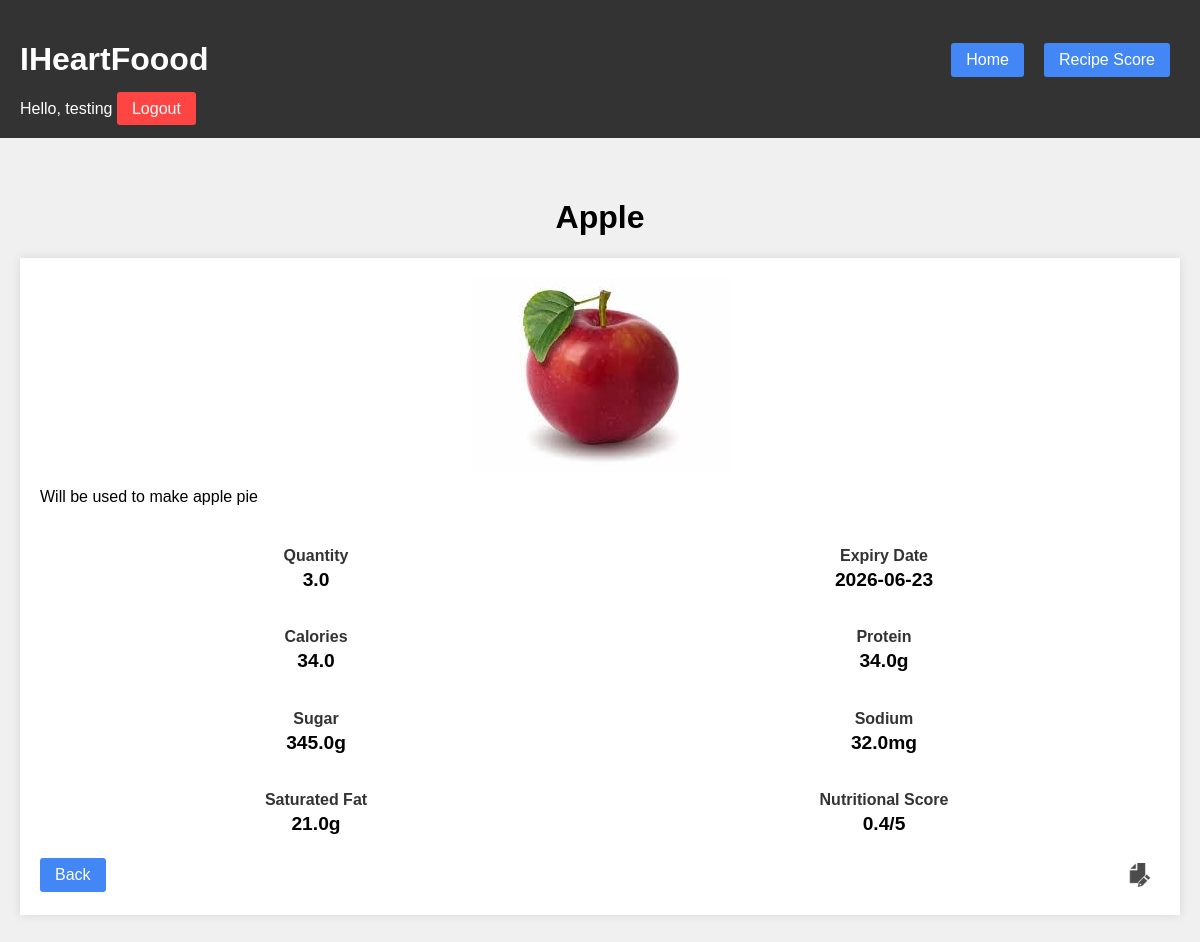
The app's page /entry/22 (signed in) with its own data.
### tables this page shows
CREATE TABLE entries (
    id INTEGER PRIMARY KEY AUTOINCREMENT,
    user_id INTEGER NOT NULL,
    title TEXT NOT NULL,
    description TEXT,
    quantity REAL,
    unit TEXT,
    expiry_date TEXT,
    calories REAL,
    protein REAL,
    sugar REAL,
    sodium REAL,
    saturated_fat REAL,
    nutrition_score REAL,
    image_path TEXT NOT NULL,
    created_at TIMESTAMP DEFAULT CURRENT_TIMESTAMP,
    FOREIGN KEY (user_id) REFERENCES users(id)
);

### app.py (the view)
@app.route('/entry/<int:entry_id>')
def entry_detail(entry_id):
    if 'user_id' not in session:
        return redirect(url_for('login'))
    db = get_db()
    entry = db.execute(
        'SELECT * FROM entries WHERE id = ? AND user_id = ?',
        (entry_id, session['user_id'])
    ).fetchone()
    if entry:
        return render_template('details.html', entry=entry)
    else:
        flash("Ingredient entry not found!", "error")
        return redirect(url_for('index'))

### app.py (called while the page is built)
def get_db():
    db = sqlite3.connect('database/photo_journal.db')
    db.row_factory = sqlite3.Row
    return db

### templates/details.html (shortened to what this page needs)
{% extends "base.html" %}
{% block content %}
{% if session['user_id'] %}
<h1 class="centered">{{ entry.title }}</h1>
<div class="entry">
    <div id="display-{{ entry.id }}">
        <img src="{{ url_for('static', filename=entry.image_path) }}" alt="{{ entry.title }}">
        <p>{{ entry.description }}</p>
        <div class="stats-grid">
            <div class="stat-block">
                <h4>Quantity</h4>
                <p>{{ entry.quantity }}</p>
            </div>
            <div class="stat-block">
                <h4>Expiry Date</h4>
                <p>{{ entry.expiry_date }}</p>
            </div>
            <div class="stat-block">
                <h4>Calories</h4>
                <p>{{ entry.calories }}</p>
            </div>
            <div class="stat-block">
                <h4>Protein</h4>
                <p>{{ entry.protein }}g</p>
            </div>
            <div class="stat-block">
                <h4>Sugar</h4>
                <p>{{ entry.sugar }}g</p>
            </div>
            <div class="stat-block">
                <h4>Sodium</h4>
                <p>{{ entry.sodium }}mg</p>
            </div>
            <div class="stat-block">
                <h4>Saturated Fat</h4>
                <p>{{ entry.saturated_fat }}g</p>
            </div>
            <div class="stat-block">
                <h4>Nutritional Score</h4>
                <p>{{ entry.nutrition_score }}/5</p>
            </div>
        </div>
        <div class="entry-footer">
            <a href="{{ url_for('index') }}" class="nav-button">Back</a>
            <button class="icon-button" onclick="showEditForm('{{ entry.id }}')" title="Edit entry">
                <img src="{{ url_for('static', filename='icons/icon-edit-64x64.png') }}" alt="Edit" class="icon">
            </button>
        </div>
    </div>
</div>
{% endif %}
{% endblock %}

### static/css/style.css (style rules this page uses)
body { margin: 0; padding: 0; font-family: Arial; background-color: #f0f0f0; }
.nav-button { background-color: #4287f5; color: white; text-decoration: none; padding: 8px 15px; border-radius: 3px; margin-right: 10px; }
* { box-sizing: border-box; }
input, textarea, button { width: 100%; margin-bottom: 10px; padding: 5px; }
button { background-color: #4287f5; color: white; padding: 10px; border: none; margin-top: 10px; }
.entry { background-color: white; padding: 20px; margin-bottom: 20px; box-shadow: 0 0 10px rgba(0, 0, 0, 0.1); display: flex; flex-direction: column; justify-content: space-between; }
.entry img { max-width: 100%; max-height: 400px; object-fit: contain; display: block; margin: 0 auto; }
.entry-footer { display: flex; justify-content: space-between; align-items: center; margin-top: 10px; }
.icon-button { background: none; border: none; padding: 0; margin: 0; width: 40px; height: 40px; display: flex; align-items: center; justify-content: center; cursor: pointer; }
.icon { width: 24px; height: 24px; opacity: 0.7; }
.centered { text-align: center; }
.stats-grid { display: grid; grid-template-columns: repeat(2, 1fr); gap: 16px; margin: 20px 0; text-align: center; }
.stat-block h4 { margin-bottom: 4px; color: #333; }
.stat-block p { font-size: 1.2em; font-weight: bold; margin: 0; }

### records on screen
entries: title "Apple", image_path (picture), description "Will be used to make apple pie", quantity "3.0", expiry_date "2026-06-23", calories "34.0", protein "34.0", sugar "345.0", sodium "32.0", saturated_fat "21.0", nutrition_score "0.4"

### other values on screen
{{ session.username }} "testing"
